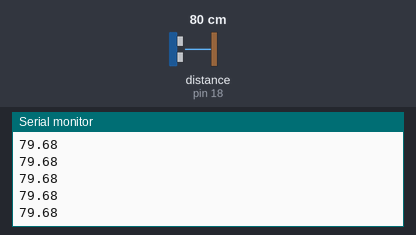
The sketch below on a simulated Arduino Uno, built with avr-gcc and run on an emulated ATmega328P. On the bench: the last lines printed to the serial monitor. Wiring (inferred from the names in the program): ultrasonic range finder: trigger pin 5; echo pin 18. The test bench sets the inputs (shaded band); at power-on: distance to the obstacle (sensor on pin 18) 80 cm. The echo pulse lasts 58.3 µs per cm.

Above: at 1.2 s.
1.3 s: distance to the obstacle (sensor on pin 18) set to 2 cm
At 1.35 s:
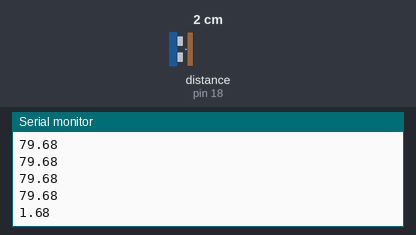
2.8 s: distance to the obstacle (sensor on pin 18) set to 4 cm
At 2.83 s:
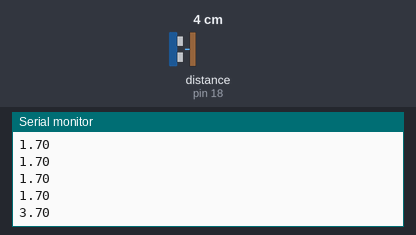
Timing chart, 0 to 5.8 s (numbered marks = the images above; inputs shaded):
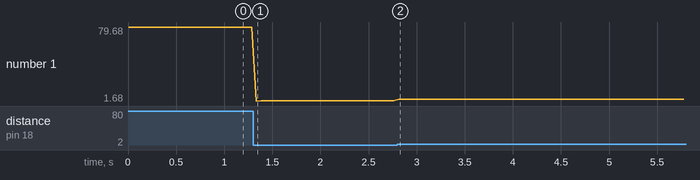

The sketch:

UltrasonicTest.ino
```cpp
const int trigPin = 5; // Replace with a suitable digital pin
const int echoPin = 18; // Replace with a suitable digital pin

float duration, distance;

void setup() {
  pinMode(trigPin, OUTPUT);
  pinMode(echoPin, INPUT);
  Serial.begin(9600);
}

void loop() {
  // Send a 10us pulse to trigger the sensor
  digitalWrite(trigPin, LOW);
  delayMicroseconds(2);
  digitalWrite(trigPin, HIGH);
  delayMicroseconds(10);
  digitalWrite(trigPin, LOW);

  // Measure the echo time using pulseIn
  duration = pulseIn(echoPin, HIGH, 30000); // 30ms timeout for echo

  if (duration > 0) {
    distance = (duration * 0.0343) / 2; // Calculate distance in cm

    Serial.println(distance);

  } else {
    Serial.println(0);
  }

  delay(50);
}
```

Measured:
- after the input at 1.3 s, the serial monitor: prints a new line at once (image 1)
- after the input at 2.8 s, the serial monitor: prints a new line at once (image 2)
- plotted number 1: 79.68 → 1.7 after the input at 1.3 s, 1.7 → 3.7 after the input at 2.8 s
